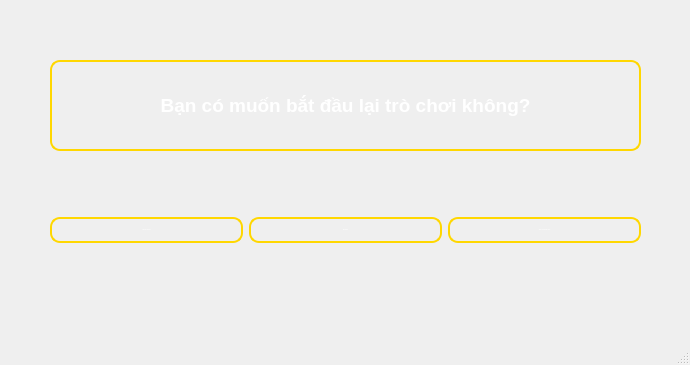
<?xml version="1.0" encoding="UTF-8"?>
<ui version="4.0">
 <class>startagain</class>
 <widget class="QMainWindow" name="startagain">
  <property name="geometry">
   <rect>
    <x>0</x>
    <y>0</y>
    <width>690</width>
    <height>365</height>
   </rect>
  </property>
  <property name="windowTitle">
   <string>startagain</string>
  </property>
  <widget class="QWidget" name="centralwidget">
   <widget class="QLabel" name="label">
    <property name="geometry">
     <rect>
      <x>50</x>
      <y>60</y>
      <width>591</width>
      <height>91</height>
     </rect>
    </property>
    <property name="font">
     <font>
      <family>Arial</family>
      <pointsize>-1</pointsize>
      <weight>75</weight>
      <italic>false</italic>
      <bold>true</bold>
     </font>
    </property>
    <property name="styleSheet">
     <string notr="true">QLabel {
    background-color: qlineargradient(spread:pad, x1:0, y1:0, x2:1, y2:1, 
                                      stop:0 #003366, stop:1 #3366CC);
    color: white;
    font: bold 18px &quot;Arial&quot;;
    padding: 5px;
    border: 2px solid #FFD700;
    border-radius: 10px;
    qproperty-alignment: 'AlignCenter';
}
</string>
    </property>
    <property name="text">
     <string>&lt;html&gt;&lt;head/&gt;&lt;body&gt;&lt;p align=&quot;center&quot;&gt;&lt;span style=&quot; font-size:14pt; color:#ffffff;&quot;&gt;Bạn có muốn bắt đầu lại trò chơi không?&lt;/span&gt;&lt;/p&gt;&lt;/body&gt;&lt;/html&gt;</string>
    </property>
   </widget>
   <widget class="QWidget" name="horizontalLayoutWidget">
    <property name="geometry">
     <rect>
      <x>50</x>
      <y>190</y>
      <width>591</width>
      <height>81</height>
     </rect>
    </property>
    <layout class="QHBoxLayout" name="horizontalLayout">
     <item>
      <widget class="QPushButton" name="lich_su_choi_button">
       <property name="font">
        <font>
         <family>Arial</family>
         <pointsize>-1</pointsize>
         <weight>75</weight>
         <italic>false</italic>
         <bold>true</bold>
        </font>
       </property>
       <property name="styleSheet">
        <string notr="true">QPushButton {
    background-color: qlineargradient(spread:pad, x1:0, y1:0, x2:1, y2:1, 
                                      stop:0 #003366, stop:1 #3366CC);
    color: white;
    font: bold 16px &quot;Arial&quot;;
    border: 2px solid #FFD700;
    border-radius: 10px;
    padding: 10px;
}

QPushButton:hover {
    background-color: qlineargradient(spread:pad, x1:0, y1:0, x2:1, y2:1, 
                                      stop:0 #0055AA, stop:1 #3399FF);
}

QPushButton:pressed {
    background-color: #002244;
    border: 2px solid #FF8C00;
}

QPushButton:disabled {
    background-color: #666666;
    border: 2px solid #999999;
    color: #CCCCCC;
}
</string>
       </property>
       <property name="text">
        <string>Xem lịch sử chơi</string>
       </property>
      </widget>
     </item>
     <item>
      <widget class="QPushButton" name="bat_dau_lai_button">
       <property name="font">
        <font>
         <family>Arial</family>
         <pointsize>-1</pointsize>
         <weight>75</weight>
         <italic>false</italic>
         <bold>true</bold>
        </font>
       </property>
       <property name="styleSheet">
        <string notr="true">QPushButton {
    background-color: qlineargradient(spread:pad, x1:0, y1:0, x2:1, y2:1, 
                                      stop:0 #003366, stop:1 #3366CC);
    color: white;
    font: bold 16px &quot;Arial&quot;;
    border: 2px solid #FFD700;
    border-radius: 10px;
    padding: 10px;
}

QPushButton:hover {
    background-color: qlineargradient(spread:pad, x1:0, y1:0, x2:1, y2:1, 
                                      stop:0 #0055AA, stop:1 #3399FF);
}

QPushButton:pressed {
    background-color: #002244;
    border: 2px solid #FF8C00;
}

QPushButton:disabled {
    background-color: #666666;
    border: 2px solid #999999;
    color: #CCCCCC;
}
</string>
       </property>
       <property name="text">
        <string>Bắt đầu lại</string>
       </property>
      </widget>
     </item>
     <item>
      <widget class="QPushButton" name="man_hinh_chinh_button">
       <property name="font">
        <font>
         <family>Arial</family>
         <pointsize>-1</pointsize>
         <weight>75</weight>
         <italic>false</italic>
         <bold>true</bold>
        </font>
       </property>
       <property name="cursor">
        <cursorShape>PointingHandCursor</cursorShape>
       </property>
       <property name="styleSheet">
        <string notr="true">QPushButton {
    background-color: qlineargradient(spread:pad, x1:0, y1:0, x2:1, y2:1, 
                                      stop:0 #003366, stop:1 #3366CC);
    color: white;
    font: bold 16px &quot;Arial&quot;;
    border: 2px solid #FFD700;
    border-radius: 10px;
    padding: 10px;
}

QPushButton:hover {
    background-color: qlineargradient(spread:pad, x1:0, y1:0, x2:1, y2:1, 
                                      stop:0 #0055AA, stop:1 #3399FF);
}

QPushButton:pressed {
    background-color: #002244;
    border: 2px solid #FF8C00;
}

QPushButton:disabled {
    background-color: #666666;
    border: 2px solid #999999;
    color: #CCCCCC;
}
</string>
       </property>
       <property name="text">
        <string>Quay về màn hình chính</string>
       </property>
      </widget>
     </item>
    </layout>
   </widget>
  </widget>
  <widget class="QMenuBar" name="menubar">
   <property name="geometry">
    <rect>
     <x>0</x>
     <y>0</y>
     <width>690</width>
     <height>21</height>
    </rect>
   </property>
  </widget>
  <widget class="QStatusBar" name="statusbar"/>
 </widget>
 <resources/>
 <connections/>
</ui>
